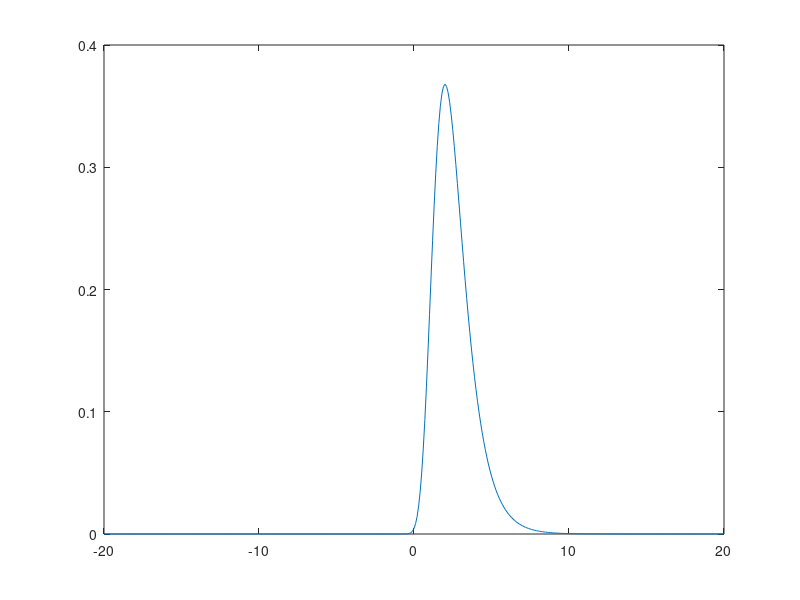

This chart was generated by the following MATLAB code: (Note: this script raises an error after producing the figure.)
% Parameters
a = 2; b = 1; burnin = 0.25;
m = 1000; n = 100;

% In-Line Function
ev_pdf = @(x) (1/b) .* exp(-(x - a)/b) .* exp(- exp(-(x - a)/b));
ev_cdf = @(x) exp(- exp(-(x - a)/b));

% Checking min and max
xx = -20: 0.1: 20;
plot(xx, ev_pdf(xx))
x0 = -5;
xn = 12;

% ********* Part A *********
% Get Sample
x = random_sample(ev_pdf, ev_cdf, n, x0, xn);

% ********* Part B *********
% Generating Likelihood function and Prior
like = @(x, a) (1/b) .* exp(-(x - a)/b) .* exp(- exp(-(x - a)/b));
prior = @(x) unifrnd(0,5);

% Monte Carlo
[a, mixrate] = mcmc(x, m, prior, like,burnin);
% Statistics
[mu, variance] = stats_mc(a);
% Plot Monte Carlo
plot_mc(a);

% 95% percentile int
alpha = .05;
ci = quantile(sort(a),[alpha/2,1-(alpha/2)]);
sprintf('95%% Confidence Interval for parameter a: (%g, %g)',ci(1), ci(2))
